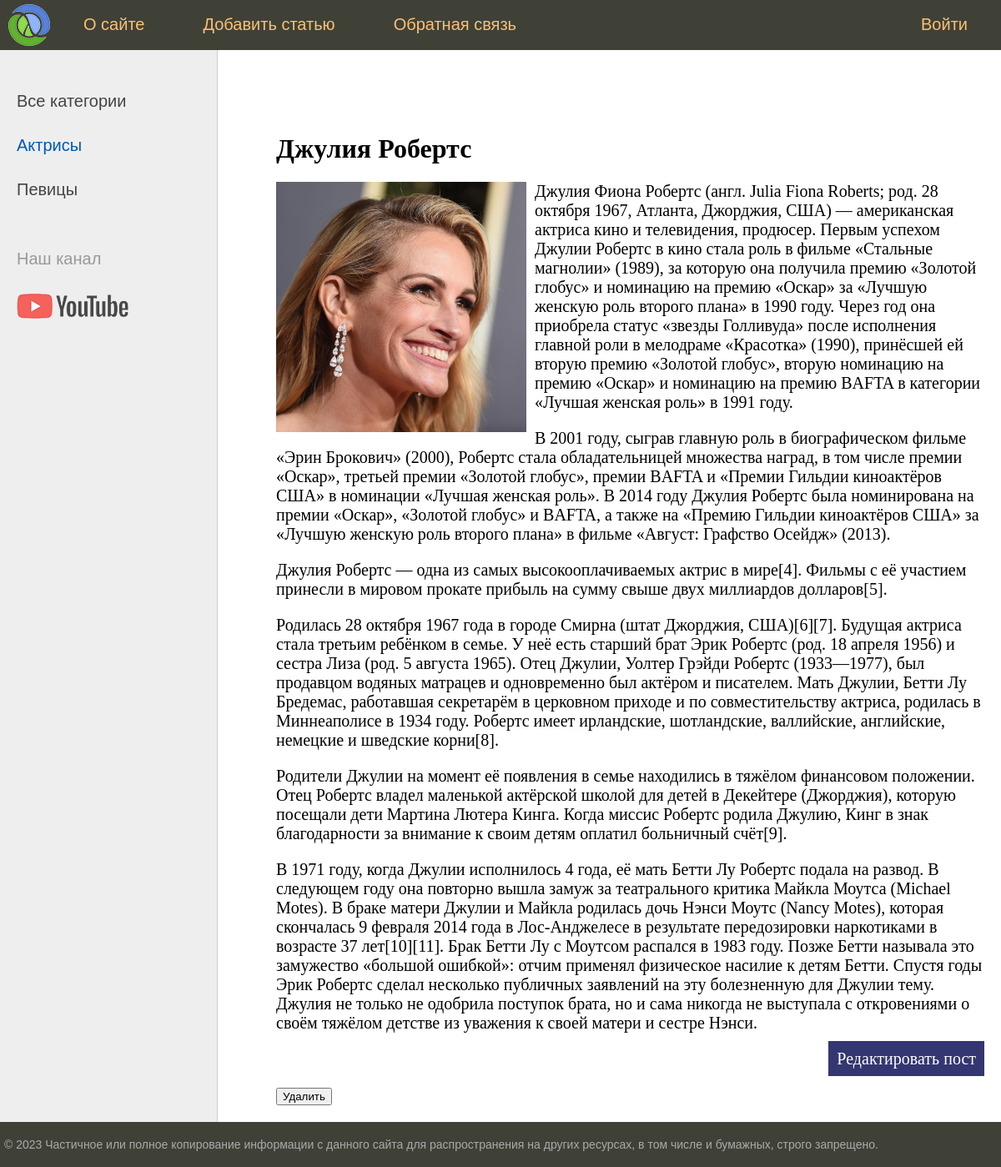
Page /post/dzhuliya-roberts/ on the committed database.
### women/models.py (models this page shows, shortened)
class Category(models.Model):
    name = models.CharField(max_length=100, db_index=True, verbose_name="Категория")
    slug = models.SlugField(max_length=255, unique=True, db_index=True, verbose_name="URL")
    def get_absolute_url(self):
        return reverse('category', kwargs={'cat_slug': self.slug})
    class Meta:
        verbose_name = "Категории"
        verbose_name_plural = "Категории"
        ordering = ['id', 'name']

class Women(models.Model):
    title = models.CharField(max_length=255, verbose_name="Заголовок")
    slug = models.SlugField(max_length=255, unique=True, db_index=True, verbose_name="URL")
    content = models.TextField(blank=True, verbose_name="Текст статьи")
    photo = models.ImageField(upload_to="photos/%Y/%m/%d/", verbose_name="Фото")
    time_create = models.DateTimeField(auto_now_add=True, verbose_name="Время создания")
    time_update = models.DateTimeField(auto_now=True, verbose_name="Время изменения")
    is_published = models.BooleanField(default=True, verbose_name="Публикация")
    cat = models.ForeignKey('Category', on_delete=models.PROTECT, verbose_name="Категории")
    class Meta:
        verbose_name = "Известные женщины"
        verbose_name_plural = "Известные женщины"
        ordering = ['time_create', 'title']

### women/views.py (the view)
# urls.py: path('post/<slug:post_slug>/', show_post, name='post'),
def show_post(request, post_slug):
    post = get_object_or_404(Women, slug=post_slug)
    context = {
        'post': post,
        'menu': menu,
        'title': post.title,
        'cat_selected': post.cat_id,
    }
    return render(request, 'women/post.html', context=context)

### women/templatetags/women_tags.py (called while the page is built)
@register.inclusion_tag('women/list_categories.html')
def show_categories(sort=None, cat_selected=0):
    if not sort:
        cats = Category.objects.all()
    else:
        cats = Category.objects.order_by(sort)
    return {"cats": cats, "cat_selected": cat_selected}

### women/templates/women/post.html (shortened to what this page needs)
{% extends 'women/base.html' %}
{% block content %}
<h1>{{post.title}}</h1>
{% if post.photo %}
<p><img class="img-article-left" src="{{post.photo.url}}"></p>
{% endif %}
{{post.content|linebreaks}}
<p class="link-read-post"><a href="{% url 'posts_update' post.slug %}">Редактировать пост</a></p>
 <form action="{% url 'posts_delete' post.slug %}" method="post">
    <input type="submit" value="Удалить">
</form>
{% endblock %}

### women/templates/women/list_categories.html
{% for c in cats %}
{% if c.pk == cat_selected %}
<li class="selected">{{c.name}}</li>
{% else %}
<li><a href="{{ c.get_absolute_url }}">{{c.name}}</a></li>
{% endif %}
{% endfor %}

### women/static/women/css/styles.css (style rules this page uses)
html, body { font-family: 'Arial'; margin: 0; padding: 0; height: 100%; width: 100%; color: #444; }
a { color: #0059b2; text-decoration: none; }
img { max-width: 600px; height: auto; }
img.img-article-left { max-width: 300px; height: auto; float: left; padding: 0 10px 10px 0; }
p.link-read-post { text-align: right; }
p.link-read-post a { padding: 10px; min-width: 100px; background: #333671; color: #fff; text-decoration: none; }
.left-chapters ul li { margin: 30px 0 0 0; color: #999; }
.left-chapters ul li.selected { color: #0059b2; }
.left-chapters ul li a { color: #444; text-decoration: none; }
.content-text h1 { font-size: 32px; }

### rows in the picture
Category: name "Актрисы"
Category: name "Певицы"
Women: title "Джулия Робертс", photo (picture), content "Джулия Фиона Робертс (англ. Julia Fiona Roberts; род. 28 октября 1967, Атланта, Джорджия, США) — американская актриса кино и телевидения, продюсер. Первым успехом Джулии Робертс в кино стала роль в фильме «Стальные магнолии» (1989), за которую она получила премию «Золотой глобус» и номинацию на премию «Оскар» за «Лучшую женскую роль второго плана» в 1990 году. Через год она приобрела статус «звезды Голливуда» после исполнения главной роли в мелодраме «Красотка» (1990), принёсшей ей вторую премию «Золотой глобус», вторую номинацию на премию «Оскар» и номинацию на премию BAFTA в категории «Лучшая женская роль» в 1991 году. В 2001 году, сыграв главную роль в биографическом фильме «Эрин…"

### other values in the picture
{{ m.title }} "О сайте" "Добавить статью" "Обратная связь"
{{ m.title }} "Войти"
